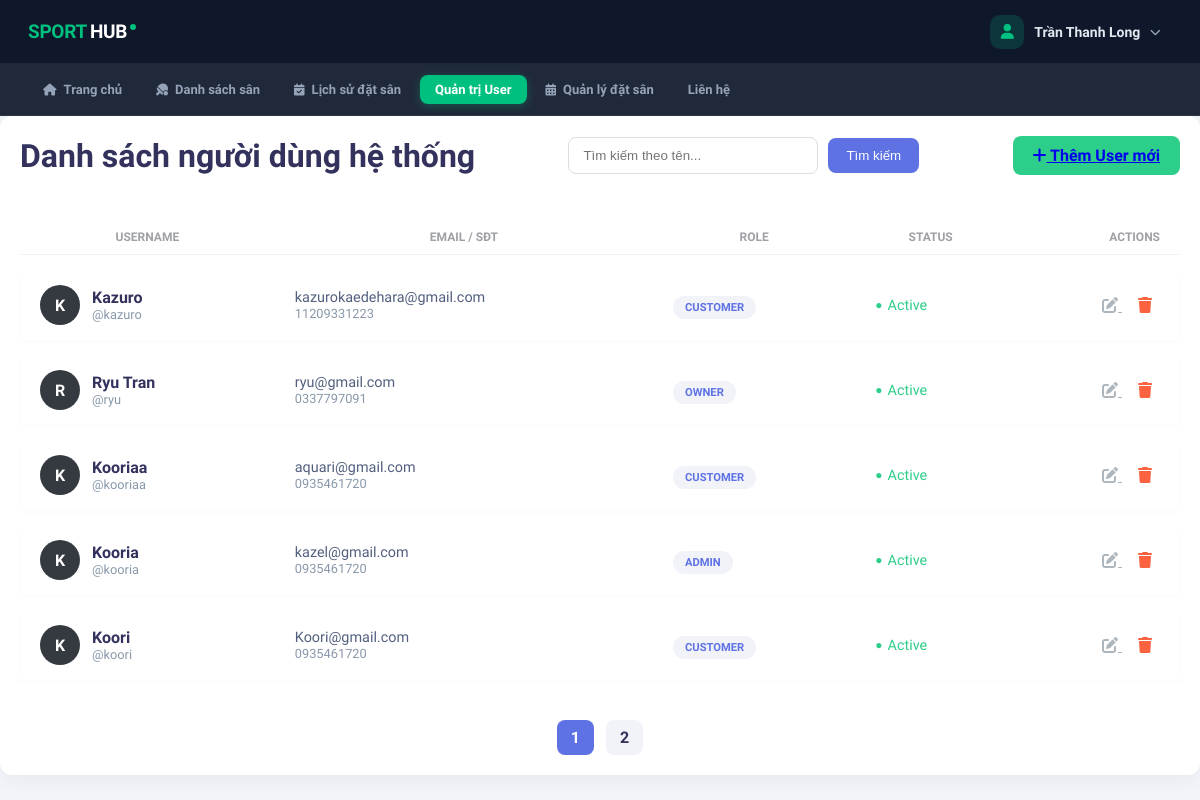
Screenshot of /public/index.php?action=user (signed in) with the database file from the repository.
### tables this page shows
CREATE TABLE `users` (
  `id` int(11) NOT NULL,
  `name` varchar(100) NOT NULL,
  `email` varchar(100) NOT NULL,
  `password` varchar(255) NOT NULL,
  `phone` varchar(15) DEFAULT NULL,
  `created_at` timestamp NOT NULL DEFAULT current_timestamp(),
  `role` varchar(20) DEFAULT 'customer'
);

### src/Controllers/UserController.php (called while the page is built, shortened)
<?php
class UserController
{
    private $userModel;
    public function __construct()
    {
        $this->userModel = new UserModel();
    }
    public function index()
    {
        $recordsPerPage = 5;
        $currentPage = isset($_GET['page']) ?
            (int)$_GET['page'] : 1;
        $offset = ($currentPage - 1) * $recordsPerPage;
        $keyword = $_GET['keyword'] ?? null;
        $result = $this->userModel->getUsers(
            $keyword,
            $recordsPerPage,
            $offset
        );
        $users = $result['data'];
        $totalRecords = $result['total'];
        $totalPages = ceil($totalRecords / $recordsPerPage);
        require_once PROJECT_ROOT . '/views/layout/header.php';
        require_once PROJECT_ROOT . '/views/User/UserList.php';
        require_once PROJECT_ROOT . '/views/layout/footer.php';
    }
}

### src/database.php (called while the page is built, shortened)
<?php
class Database
{
    private static $instance = null;
    private $conn;
    private $host = 'localhost';
    private $db_name = 'datsan_thethao_db';
    private $username = 'root';
    private $password = '';
    private function __construct()
    {
        try {
            $this->conn = new
                PDO(
                    "mysql:host={$this->host};dbname={$this->db_name}",
                    $this->username,
                    $this->password
                );
            $this->conn->setAttribute(
                PDO::ATTR_ERRMODE,
                PDO::ERRMODE_EXCEPTION
            );
            $this->conn->exec("set names utf8");
        } catch (PDOException $exception) {
            echo "Connection error: " . $exception->getMessage();
        }
    }
    public static function getInstance()
    {
        if (!self::$instance) {
            self::$instance = new Database();
        }
        return self::$instance;
    }
    public function getConnection()
    {
        return $this->conn;
    }
}

### src/Models/UserModel.php (called while the page is built, shortened)
<?php
class UserModel
{
    private $conn;
    public function __construct()
    {
        $this->conn = Database::getInstance()->getConnection();
    }
    public function getUsers($keyword = null, $limit = 5, $offset = 0)
    {
        $sqlCount = "SELECT COUNT(*) FROM users";
        $params = [];
        $stmtCount = $this->conn->prepare($sqlCount);
        $stmtCount->execute($params);
        $totalRecords = $stmtCount->fetchColumn();
        $sqlData = "SELECT * FROM users";
        $sqlData .= "
        ORDER BY id DESC
        LIMIT :limit
        OFFSET :offset
    ";
        $stmtData = $this->conn->prepare($sqlData);
        $stmtData->bindValue(':limit', (int)$limit, PDO::PARAM_INT);
        $stmtData->bindValue(':offset', (int)$offset, PDO::PARAM_INT);
        $stmtData->execute();
        $users = $stmtData->fetchAll(PDO::FETCH_ASSOC);
        return [
            'data'  => $users,
            'total' => $totalRecords
        ];
    }
}

### views/User/UserList.php (the view, shortened to what this page needs)
<div class="user-list-container">
    <div style="display:flex; justify-content:space-between; align-items:center; margin-bottom:30px;">
        <h1 style="font-weight:700; color:#32325d; margin:0;">
            <?php
            if (!empty($keyword)) {
                echo "Kết quả tìm kiếm cho: '" . htmlspecialchars($keyword) . "'";
            } else {
                echo "Danh sách người dùng hệ thống";
            }
            ?>
        </h1>
        <form action="index.php" method="GET" class="search-box">
            <input type="text"
                name="keyword"
                placeholder="Tìm kiếm theo tên..."
                value="<?= htmlspecialchars($keyword ?? '') ?>">
            <button type="submit">Tìm kiếm</button>
        </form>
        <a href="index.php?action=add_user"
            class="btn btn-primary"
            style="background:#2dce89; border:none; border-radius:8px; padding:10px 20px; font-weight:600;">
            <i class="fa fa-plus me-2"></i> Thêm User mới
        </a>
    </div>
    <table class="table-modern">
        <thead>
            <tr>
                <th>Username</th>
                <th>Email / SĐT</th>
                <th>Role</th>
                <th>Status</th>
                <th style="text-align:right;">Actions</th>
            </tr>
        </thead>
        <tbody>
            <?php if (!empty($users)): ?>
                <?php foreach ($users as $user): ?>
                    <tr>
                        <td>
                            <div class="user-info">
                                <div class="avatar-circle">
                                    <?= strtoupper(substr($user['name'], 0, 1)) ?>
                                </div>
                                <div>
                                    <div style="font-weight:600; color:#32325d;">
                                        <?= htmlspecialchars($user['name']) ?>
                                    </div>
                                    <div style="font-size:0.8rem; color:#8898aa;">
                                        @<?= strtolower(explode(' ', $user['name'])[0]) ?>
                                    </div>
                                </div>
                            </div>
                        </td>
                        <td>
                            <div style="color:#525f7f; font-size:0.9rem;">
                                <?= htmlspecialchars($user['email']) ?>
                            </div>
                            <div style="font-size:0.8rem; color:#8898aa;">
                                <?= htmlspecialchars($user['phone'] ?? '---') ?>
                            </div>
                        </td>
                        <td>
                            <span class="badge-role">
                                <?= strtoupper($user['role']) ?>
                            </span>
                        </td>
                        <td>
                            <span class="status-active">Active</span>
                        </td>
                        <td style="text-align:right;" class="action-btns">
                            <a href="index.php?action=edit_user&id=<?= $user['id'] ?>" title="Sửa">
                                <i class="fas fa-edit"></i>
                            </a>
                            <a href="index.php?action=delete_user&id=<?= $user['id'] ?>"
                                onclick="return confirm('Xóa user này?')"
                                style="color:#fb6340;"
                                title="Xóa">
                                <i class="fas fa-trash"></i>
                            </a>
                        </td>
                    </tr>
                <?php endforeach; ?>
            <?php endif; ?>
        </tbody>
    </table>
    <div class="pagination" style="margin-top:25px; text-align:center;">
        <?php for ($i = 1; $i <= $totalPages; $i++): ?>
            <a href="index.php?action=user&keyword=<?= urlencode($keyword ?? '') ?>&page=<?= $i ?>"
                style="
                    display:inline-block;
                    padding:8px 14px;
                    margin:0 4px;
                    border-radius:8px;
                    text-decoration:none;
                    font-weight:600;
                    background:<?= ($i == $currentPage) ? '#5e72e4' : '#f1f3f9' ?>;
                    color:<?= ($i == $currentPage) ? 'white' : '#32325d' ?>;
                ">
                <?= $i ?>
            </a>
        <?php endfor; ?>
    </div>
</div>

### views/layout/header.php (style rules this page uses)
*, *::before, *::after { box-sizing: border-box; margin: 0; padding: 0; }
:root { --primary: #00c07f; --primary-dark: #00a06a; --dark: #0f172a; --nav-bg: #0f172a; --nav-border: rgba(255, 255, 255, .07); --text-muted: #94a3b8; --surface: #ffffff; --page-bg: #f1f5f9; --border: #e2e8f0; --danger: #f43f5e; }
html { overflow-y: scroll; }
body { padding-top: 116px; font-family: 'Plus Jakarta Sans', sans-serif; background: var(--page-bg); color: var(--dark); -webkit-font-smoothing: antialiased; }

### views/User/UserList.php (style rules this page uses)
.user-list-container { background-color: #fff; border-radius: 12px; padding: 20px; box-shadow: 0 4px 20px rgba(0, 0, 0, 0.05); }
.table-modern { width: 100%; border-collapse: separate; border-spacing: 0 15px; }
.table-modern th { color: #9ea0a5; font-weight: 600; text-transform: uppercase; font-size: 0.75rem; padding: 10px 20px; border-bottom: 1px solid #f0f1f3; }
.table-modern tbody tr { background-color: #fff; transition: transform 0.2s; box-shadow: 0 2px 5px rgba(0, 0, 0, 0.02); }
.table-modern td { padding: 15px 20px; vertical-align: middle; }
.user-info { display: flex; align-items: center; gap: 12px; }
.avatar-circle { width: 40px; height: 40px; background-color: #343a40; border-radius: 50%; display: flex; align-items: center; justify-content: center; color: white; font-weight: bold; }
.badge-role { padding: 5px 12px; border-radius: 20px; font-size: 0.7rem; font-weight: bold; background: #f1f3f9; color: #5e72e4; }
.status-active { color: #2dce89; display: flex; align-items: center; gap: 5px; font-size: 0.9rem; }
.status-active::before { content: "●"; font-size: 12px; }
.action-btns a { color: #adb5bd; margin: 0 8px; transition: 0.3s; }
.search-box { display: flex; gap: 10px; align-items: center; }
.search-box input { padding: 10px 14px; border: 1px solid #ddd; border-radius: 8px; outline: none; min-width: 250px; }
.search-box button { background: #5e72e4; color: white; border: none; padding: 10px 18px; border-radius: 8px; cursor: pointer; }

### rows the page displays
users: name "K", name "Kazuro", name "kazuro", email "kazurokaedehara@gmail.com", phone "11209331223", role "CUSTOMER"
users: name "R", name "Ryu Tran", name "ryu", email "ryu@gmail.com", phone "0337797091", role "OWNER"
users: name "K", name "Kooriaa", name "kooriaa", email "aquari@gmail.com", phone "0935461720", role "CUSTOMER"
users: name "K", name "Kooria", name "kooria", email "kazel@gmail.com", phone "0935461720", role "ADMIN"
users: name "K", name "Koori", name "koori", email "Koori@gmail.com", phone "0935461720", role "CUSTOMER"

### other values shown
$_SESSION['user_name'] "Trần Thanh Long"
